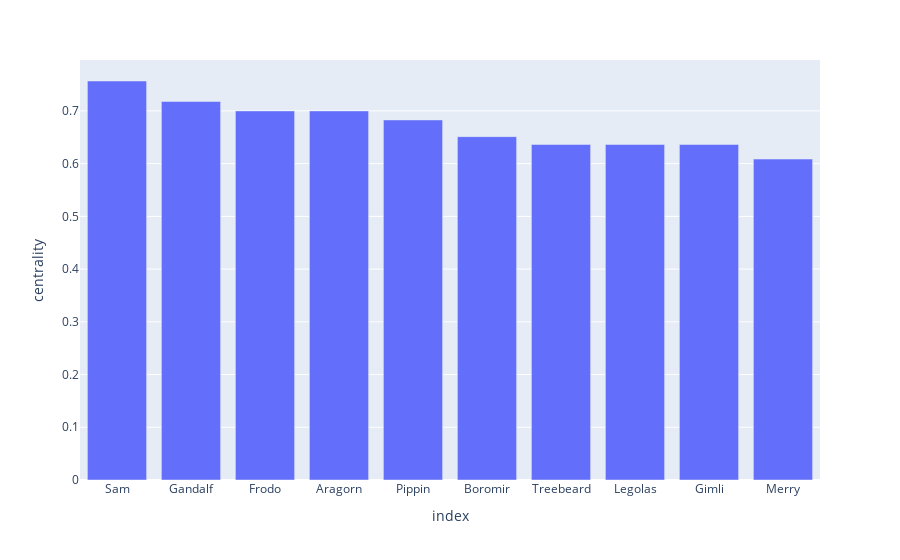

The cell this chart's notebook holds for it:
### Markdown cell above
## Closeness centrality

### Code cell
# Closeness centrality
closeness = nx.closeness_centrality(G)
closeness_df = pd.DataFrame.from_dict(closeness, orient='index', columns=['centrality'])
# Plot top 10 nodes
top_nodes = closeness_df.sort_values('centrality', ascending=False).head(10)
fig_closeness= px.bar(top_nodes, x=top_nodes.index, y='centrality')
fig_closeness.show()

### Figure 1 — Plotly figure (JSON) as saved in the notebook; plotly's stock layout.template omitted (floating-point values rounded to 4 significant figures)
{"data": [{"alignmentgroup": "True", "hovertemplate": "index=%{x}<br>centrality=%{y}<extra></extra>", "legendgroup": "", "marker": {"color": "#636efa", "pattern": {"shape": ""}}, "name": "", "offsetgroup": "", "orientation": "v", "showlegend": false, "textposition": "auto", "type": "bar", "x": ["Sam", "Gandalf", "Frodo", "Aragorn", "Pippin", "Boromir", "Treebeard", "Legolas", "Gimli", "Merry"], "xaxis": "x", "y": [0.7568, 0.7179, 0.7, 0.7, 0.6829, 0.6512, 0.6364, 0.6364, 0.6364, 0.6087], "yaxis": "y"}], "layout": {"barmode": "relative", "legend": {"tracegroupgap": 0}, "margin": {"t": 60}, "xaxis": {"anchor": "y", "domain": [0, 1], "title": {"text": "index"}}, "yaxis": {"anchor": "x", "domain": [0, 1], "title": {"text": "centrality"}}}}
